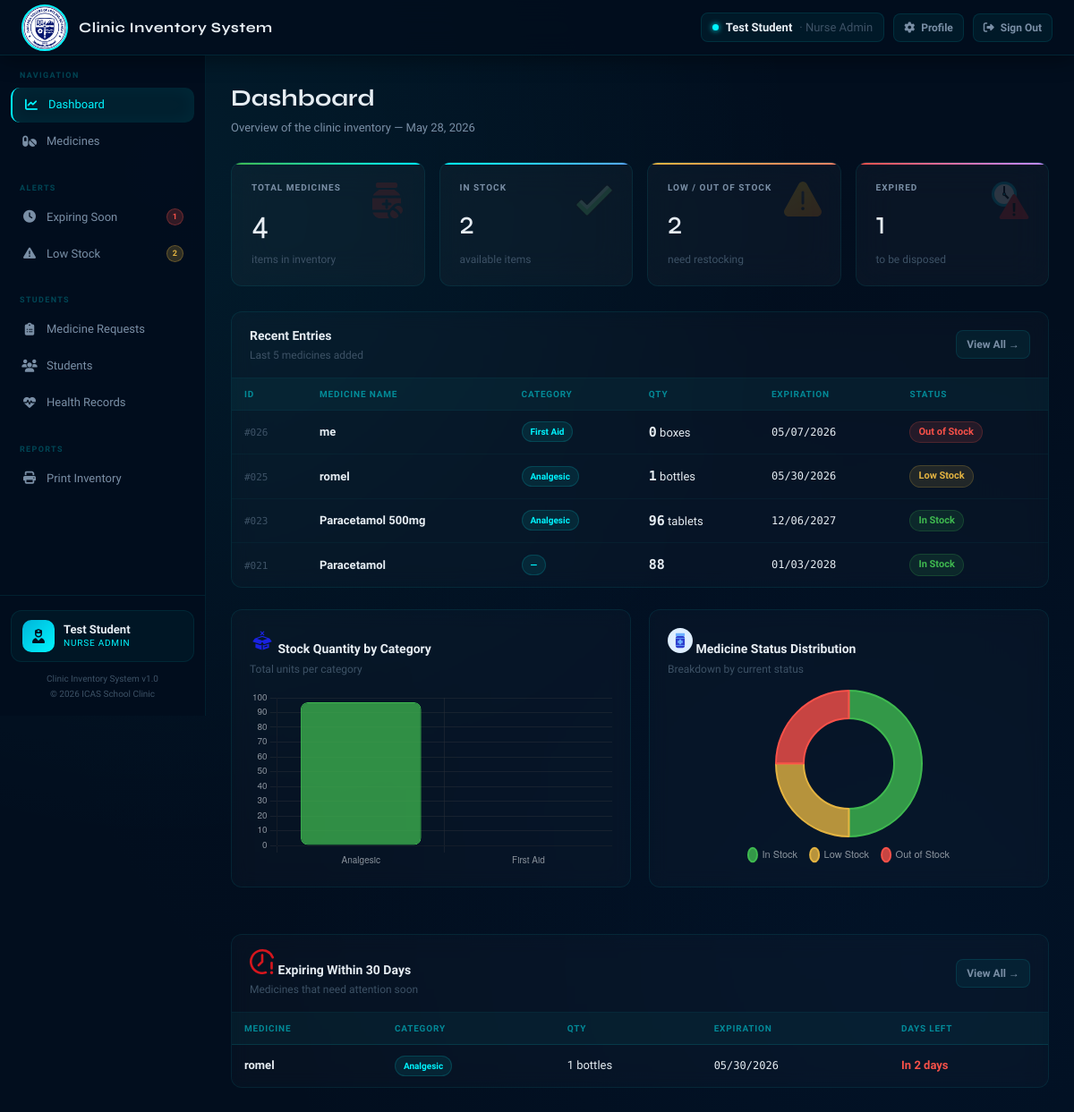
The page /dashboard.php (signed in) on the database as committed earlier.
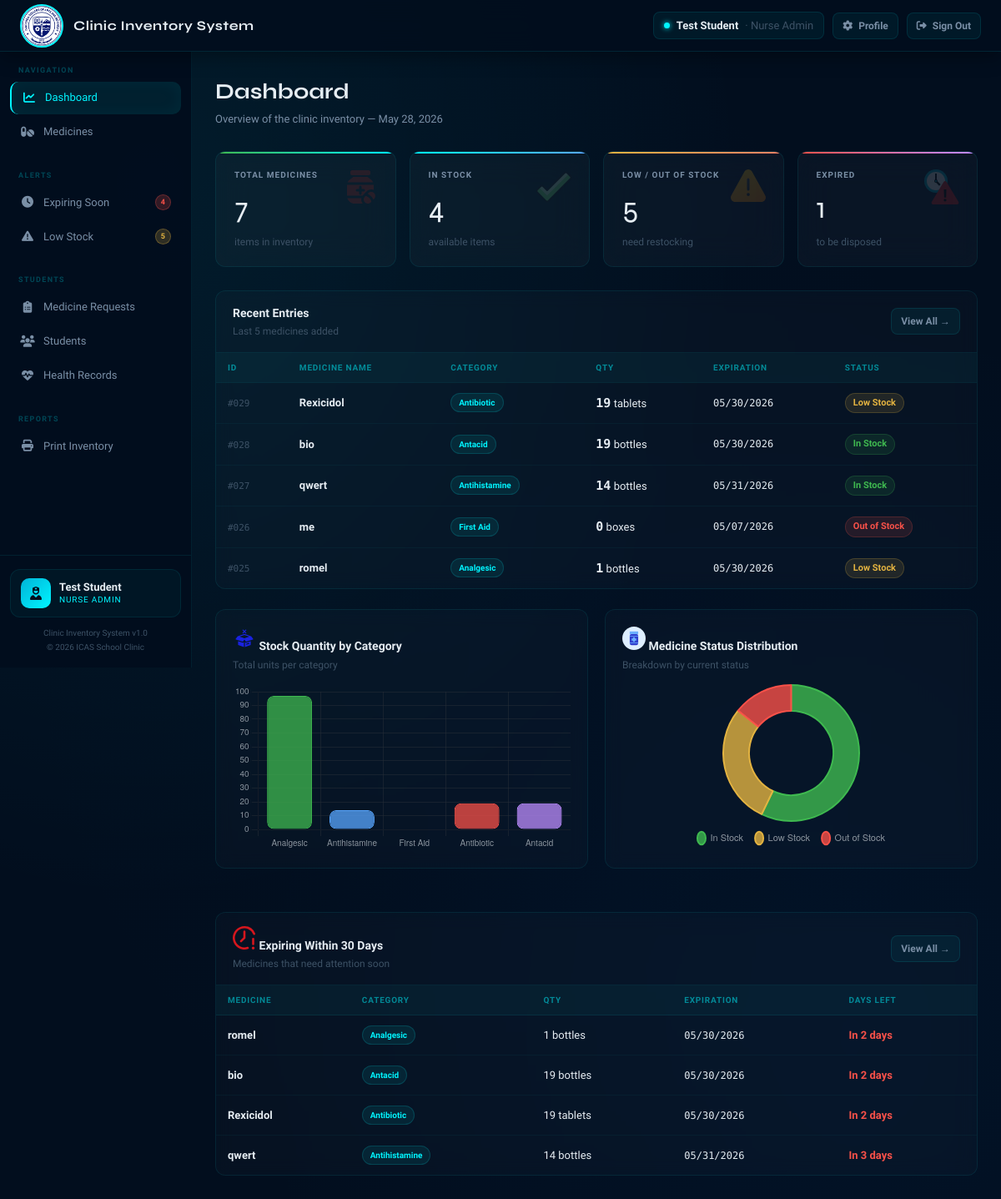
The same page on the database as committed later.
### tables this page shows
CREATE TABLE `medicines` (
  `medicine_id` int(11) NOT NULL,
  `medicine_name` varchar(100) NOT NULL,
  `category` varchar(50) DEFAULT NULL,
  `quantity` int(11) DEFAULT 0,
  `unit` varchar(20) DEFAULT NULL,
  `expiration_date` date DEFAULT NULL,
  `date_added` date DEFAULT NULL,
  `status` varchar(20) DEFAULT 'In Stock',
  `remarks` text DEFAULT NULL,
  `image` varchar(255) DEFAULT NULL
);

### config/helpers.php (called while the page is built, shortened)
<?php
function statusClass(string $s): string {
    return match($s) {
        'In Stock'     => 'in-stock',
        'Low Stock'    => 'low-stock',
        'Out of Stock' => 'out-stock',
        'Expired'      => 'expired',
        default        => ''
    };
}
function fmtDate(?string $d): string {
    return date('m/d/Y', strtotime($d));
}
function daysLeft(?string $dateStr): ?int {
    return (int) ceil((strtotime($dateStr) - time()) / 86400);
}
function medId(int $id): string {
    return '#' . str_pad($id, 3, '0', STR_PAD_LEFT);
}
?>

### dashboard.php (the view, shortened to what the changed rows need)
<?php
$activePage = 'dashboard';
require_once __DIR__ . '/config/db.php';
require_once __DIR__ . '/config/helpers.php';
$chartQuery = $conn->query("SELECT category, COUNT(*) as total, SUM(quantity) as qty FROM medicines WHERE category IS NOT NULL AND category != '' GROUP BY category ORDER BY total DESC");
$total   = $conn->query("SELECT COUNT(*) AS c FROM medicines")->fetch_assoc()['c'];
$inStock = $conn->query("SELECT COUNT(*) AS c FROM medicines WHERE status='In Stock'")->fetch_assoc()['c'];
$lowOut  = $conn->query("SELECT COUNT(*) AS c FROM medicines WHERE status IN ('Low Stock','Out of Stock') OR quantity <= 20")->fetch_assoc()['c'];
$recent  = $conn->query("SELECT * FROM medicines ORDER BY medicine_id DESC LIMIT 5");
$expiring = $conn->query("SELECT * FROM medicines WHERE expiration_date BETWEEN CURDATE() AND DATE_ADD(CURDATE(), INTERVAL 30 DAY) ORDER BY expiration_date ASC LIMIT 5");
require_once __DIR__ . '/includes/header.php';
?>
<div class="page-header">
  <div><h1>Dashboard</h1><p>Overview of the clinic inventory — <?= date('F d, Y') ?></p></div>
</div>
<div class="stats-grid">
  <div class="stat-card green"><div class="stat-label">Total Medicines</div><div class="stat-value"><?= $total ?></div><div class="stat-sub">items in inventory</div><div class="stat-icon"></div></div>
  <div class="stat-card blue"><div class="stat-label">In Stock</div><div class="stat-value"><?= $inStock ?></div><div class="stat-sub">available items</div><div class="stat-icon"></div></div>
  <div class="stat-card yellow"><div class="stat-label">Low / Out of Stock</div><div class="stat-value"><?= $lowOut ?></div><div class="stat-sub">need restocking</div><div class="stat-icon"></div></div>
</div>
<div class="table-card" style="margin-bottom:24px">
  <table><thead><tr><th>ID</th><th>Medicine Name</th><th>Category</th><th>Qty</th><th>Expiration</th><th>Status</th></tr></thead>
  <tbody>
  <?php if ($recent->num_rows > 0): while ($m = $recent->fetch_assoc()): ?>
  <tr>
    <td><span class="med-id"><?= medId($m['medicine_id']) ?></span></td>
    <td><div class="med-name"><?= htmlspecialchars($m['medicine_name']) ?></div></td>
    <td><span class="badge cat"><?= htmlspecialchars($m['category'] ?: '—') ?></span></td>
    <td><span class="qty-num"><?= $m['quantity'] ?></span> <?= htmlspecialchars($m['unit'] ?: '') ?></td>
    <td class="mono"><?= fmtDate($m['expiration_date']) ?></td>
    <td><span class="badge <?= statusClass($m['status']) ?>"><?= htmlspecialchars($m['status']) ?></span></td>
  </tr>
  <?php endwhile; else: ?>
  <tr><td colspan="6"><div class="empty-state"><span class="empty-icon">📭</span><p>No medicines yet</p></div></td></tr>
  <?php endif; ?>
  </tbody></table>
</div>
<div style="display:grid;grid-template-columns:1fr 1fr;gap:20px;margin-bottom:28px;">
  <div class="table-card" style="padding:20px;">
    <div style="position:relative;height:200px;">
      <canvas id="barChart"></canvas>
    </div>
  </div>
  <div class="table-card" style="padding:20px;">
    <div style="position:relative;height:200px;">
      <canvas id="pieChart"></canvas>
    </div>
  </div>
</div>
<div class="table-card">
  <table><thead><tr><th>Medicine</th><th>Category</th><th>Qty</th><th>Expiration</th><th>Days Left</th></tr></thead>
  <tbody>
  <?php if ($expiring->num_rows > 0): while ($m = $expiring->fetch_assoc()):
    $days = daysLeft($m['expiration_date']);
    $cls  = $days < 7 ? 'days-critical' : ($days < 15 ? 'days-warning' : 'days-ok');
  ?>
  <tr>
    <td><div class="med-name"><?= htmlspecialchars($m['medicine_name']) ?></div></td>
    <td><span class="badge cat"><?= htmlspecialchars($m['category'] ?: '—') ?></span></td>
    <td><?= $m['quantity'] ?> <?= htmlspecialchars($m['unit'] ?: '') ?></td>
    <td class="mono"><?= fmtDate($m['expiration_date']) ?></td>
    <td><span class="<?= $cls ?>"><?= $days <= 0 ? 'Expired' : "In {$days} days" ?></span></td>
  </tr>
  <?php endwhile; endif; ?>
  </tbody></table>
</div>
<?php require_once __DIR__ . '/includes/footer.php'; ?>

### includes/header.php (shortened to what the changed rows need)
<?php
require_once __DIR__ . '/../config/db.php';
require_once __DIR__ . '/../config/helpers.php';
$expCount = $conn->query("SELECT COUNT(*) AS c FROM medicines WHERE expiration_date BETWEEN CURDATE() AND DATE_ADD(CURDATE(), INTERVAL 30 DAY)")->fetch_assoc()['c'];
$lowCount = $conn->query("SELECT COUNT(*) AS c FROM medicines WHERE quantity <= 20 OR status IN ('Low Stock','Out of Stock')")->fetch_assoc()['c'];
?>
<!DOCTYPE html>
<html lang="en">
<head>
  <link rel="stylesheet" href="https://cdnjs.cloudflare.com/ajax/libs/font-awesome/6.5.0/css/all.min.css">
  <link rel="stylesheet" href="assets/css/style.css">
</head>
<body>
<div class="layout">
  <aside class="sidebar">
    <div class="sidebar-section">
      <a href="expiring.php" class="nav-item <?= ($activePage==='expiring')?'active':'' ?>">
        <span class="nav-icon"><i class="fas fa-clock"></i></span> Expiring Soon
        <?php if ($expCount > 0): ?>
          <span class="badge-pill"><?= $expCount ?></span>
        <?php endif; ?>
      </a>
      <a href="lowstock.php" class="nav-item <?= ($activePage==='lowstock')?'active':'' ?>">
        <span class="nav-icon"><i class="fas fa-triangle-exclamation"></i></span> Low Stock
        <?php if ($lowCount > 0): ?>
          <span class="badge-pill badge-pill-yellow"><?= $lowCount ?></span>
        <?php endif; ?>
      </a>
    </div>
  </aside>
  <main class="main-content">

Rows that differ between the two databases and show on the page:
no longer on this page (row unchanged): medicines: medicine_id "#023", medicine_name "Paracetamol 500mg", category "Analgesic", quantity "96", unit "tablets", expiration_date "12/06/2027", status "In Stock", shown under "Recent Entries"
no longer on this page (row unchanged): medicines: medicine_id "#021", medicine_name "Paracetamol", category "—", quantity "88", expiration_date "01/03/2028", status "In Stock", shown under "Recent Entries"
added medicines: medicine_id "#029", medicine_name "Rexicidol", category "Antibiotic", quantity "19", unit "tablets", expiration_date "05/30/2026", status "Low Stock", expiration_date "2"
added medicines: medicine_id "#028", medicine_name "bio", category "Antacid", quantity "19", unit "bottles", expiration_date "05/30/2026", status "In Stock", expiration_date "2"
added medicines: medicine_id "#027", medicine_name "qwert", category "Antihistamine", quantity "14", unit "bottles", expiration_date "05/31/2026", status "In Stock", expiration_date "3"
Other text that changed with them:
$expCount: "1" → "4"
$lowCount: "2" → "5"
$total: "4" → "7"
$inStock: "2" → "4"
$lowOut: "2" → "5"
chart data {{ $chartLabelsJson }}: ["Analgesic","First Aid"] → ["Analgesic","Antihistamine","First Aid","Antibiotic","Antacid"]
chart data {{ $chartQtysJson }}: ["97","0"] → ["97","14","0","19","19"]
chart data {{ $statusCountsJson }}: ["2","1","1"] → ["4","2","1"]
